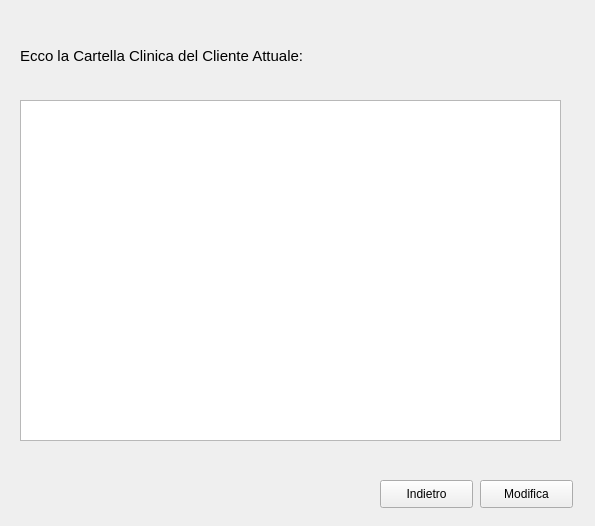
<?xml version="1.0" encoding="UTF-8"?>
<ui version="4.0">
 <class>Form</class>
 <widget class="QWidget" name="Form">
  <property name="geometry">
   <rect>
    <x>0</x>
    <y>0</y>
    <width>595</width>
    <height>526</height>
   </rect>
  </property>
  <property name="windowTitle">
   <string>Aggiorna Cartella Clinica</string>
  </property>
  <widget class="QLabel" name="label">
   <property name="geometry">
    <rect>
     <x>20</x>
     <y>40</y>
     <width>381</width>
     <height>31</height>
    </rect>
   </property>
   <property name="font">
    <font>
     <pointsize>11</pointsize>
    </font>
   </property>
   <property name="text">
    <string>Ecco la Cartella Clinica del Cliente Attuale:</string>
   </property>
  </widget>
  <widget class="QTextEdit" name="textEdit">
   <property name="geometry">
    <rect>
     <x>20</x>
     <y>100</y>
     <width>541</width>
     <height>341</height>
    </rect>
   </property>
  </widget>
  <widget class="QPushButton" name="pushButton">
   <property name="geometry">
    <rect>
     <x>480</x>
     <y>480</y>
     <width>93</width>
     <height>28</height>
    </rect>
   </property>
   <property name="text">
    <string>Modifica</string>
   </property>
  </widget>
  <widget class="QPushButton" name="pushButton_2">
   <property name="geometry">
    <rect>
     <x>380</x>
     <y>480</y>
     <width>93</width>
     <height>28</height>
    </rect>
   </property>
   <property name="text">
    <string>Indietro</string>
   </property>
  </widget>
 </widget>
 <resources/>
 <connections/>
</ui>
